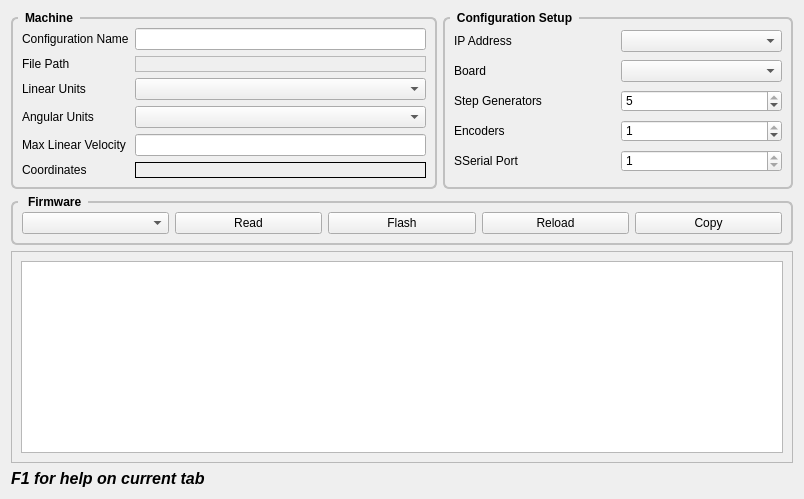
      <widget class="QWidget" name="machine">
       <attribute name="title">
        <string>Machine</string>
       </attribute>
       <layout class="QGridLayout" name="gridLayout_57">
        <item row="3" column="0" colspan="3">
         <widget class="QScrollArea" name="scrollArea">
          <property name="widgetResizable">
           <bool>true</bool>
          </property>
          <widget class="QWidget" name="scrollAreaWidgetContents">
           <property name="geometry">
            <rect>
             <x>0</x>
             <y>0</y>
             <width>858</width>
             <height>447</height>
            </rect>
           </property>
           <layout class="QHBoxLayout" name="horizontalLayout">
            <item>
             <widget class="QPlainTextEdit" name="outputPTE"/>
            </item>
           </layout>
          </widget>
         </widget>
        </item>
        <item row="4" column="0">
         <widget class="QLabel" name="label_292">
          <property name="font">
           <font>
            <pointsize>12</pointsize>
            <weight>75</weight>
            <italic>true</italic>
            <bold>true</bold>
           </font>
          </property>
          <property name="text">
           <string>F1 for help on current tab</string>
          </property>
         </widget>
        </item>
        <item row="0" column="0" rowspan="2">
         <widget class="QGroupBox" name="gridGroupBox">
          <property name="styleSheet">
           <string notr="true">QGroupBox {
    font: bold;
    border: 2px solid silver;
    border-radius: 6px;
    margin-top: 6px;
}

QGroupBox::title {
    subcontrol-origin: margin;
    left: 7px;
    padding: 0px 5px 0px 5px;
}</string>
          </property>
          <property name="title">
           <string>Machine</string>
          </property>
          <layout class="QGridLayout" name="gridLayout_46">
           <property name="leftMargin">
            <number>9</number>
           </property>
           <property name="topMargin">
            <number>9</number>
           </property>
           <property name="rightMargin">
            <number>9</number>
           </property>
           <property name="bottomMargin">
            <number>9</number>
           </property>
           <item row="1" column="0">
            <widget class="QLabel" name="label_2">
             <property name="text">
              <string>File Path</string>
             </property>
            </widget>
           </item>
           <item row="2" column="0">
            <widget class="QLabel" name="label_3">
             <property name="text">
              <string>Linear Units</string>
             </property>
            </widget>
           </item>
           <item row="3" column="1">
            <widget class="QComboBox" name="angularUnitsCB"/>
           </item>
           <item row="0" column="1">
            <widget class="QLineEdit" name="configName">
             <property name="toolTip">
              <string>&lt;html&gt;&lt;head/&gt;&lt;body&gt;&lt;p&gt;Any combination of letters and digits&lt;br/&gt;including the dash and underscore.&lt;br/&gt;Spaces are replaced with underscore.&lt;/p&gt;&lt;/body&gt;&lt;/html&gt;</string>
             </property>
            </widget>
           </item>
           <item row="2" column="1">
            <widget class="QComboBox" name="linearUnitsCB"/>
           </item>
           <item row="3" column="0">
            <widget class="QLabel" name="label_8">
             <property name="text">
              <string>Angular Units</string>
             </property>
            </widget>
           </item>
           <item row="4" column="1">
            <widget class="QLineEdit" name="maxLinearVelocity"/>
           </item>
           <item row="4" column="0">
            <widget class="QLabel" name="label_37">
             <property name="text">
              <string>&lt;html&gt;&lt;head/&gt;&lt;body&gt;&lt;p&gt;Max Linear Velocity&lt;/p&gt;&lt;/body&gt;&lt;/html&gt;</string>
             </property>
            </widget>
           </item>
           <item row="0" column="0">
            <widget class="QLabel" name="label">
             <property name="text">
              <string>Configuration Name</string>
             </property>
            </widget>
           </item>
           <item row="1" column="1">
            <widget class="QLabel" name="pathLabel">
             <property name="frameShape">
              <enum>QFrame::StyledPanel</enum>
             </property>
             <property name="text">
              <string/>
             </property>
            </widget>
           </item>
           <item row="5" column="0">
            <widget class="QLabel" name="label_10">
             <property name="text">
              <string>Coordinates</string>
             </property>
            </widget>
           </item>
           <item row="5" column="1">
            <widget class="QLabel" name="coordinatesLB">
             <property name="frameShape">
              <enum>QFrame::Box</enum>
             </property>
             <property name="text">
              <string/>
             </property>
            </widget>
           </item>
          </layout>
         </widget>
        </item>
        <item row="2" column="0" colspan="3">
         <widget class="QGroupBox" name="gridGroupBox">
          <property name="styleSheet">
           <string notr="true">QGroupBox {
    font: bold;
    border: 2px solid silver;
    border-radius: 6px;
    margin-top: 6px;
}

QGroupBox::title {
    subcontrol-origin: margin;
    left: 7px;
    padding: 0px 5px 0px 5px;
}</string>
          </property>
          <property name="title">
           <string> Firmware</string>
          </property>
          <layout class="QGridLayout" name="gridLayout_29">
           <item row="1" column="3">
            <widget class="QPushButton" name="reloadPB">
             <property name="text">
              <string>Reload</string>
             </property>
            </widget>
           </item>
           <item row="1" column="2">
            <widget class="QPushButton" name="flashPB">
             <property name="text">
              <string>Flash</string>
             </property>
            </widget>
           </item>
           <item row="1" column="1">
            <widget class="QPushButton" name="readPB">
             <property name="text">
              <string>Read</string>
             </property>
            </widget>
           </item>
           <item row="1" column="4">
            <widget class="QPushButton" name="copyPB">
             <property name="toolTip">
              <string>&lt;html&gt;&lt;head/&gt;&lt;body&gt;&lt;p&gt;Copy the Output&lt;br/&gt;to the clipboard&lt;/p&gt;&lt;/body&gt;&lt;/html&gt;</string>
             </property>
             <property name="text">
              <string>Copy</string>
             </property>
            </widget>
           </item>
           <item row="1" column="0">
            <widget class="QComboBox" name="firmwareCB">
             <property name="sizePolicy">
              <sizepolicy hsizetype="Preferred" vsizetype="Fixed">
               <horstretch>0</horstretch>
               <verstretch>0</verstretch>
              </sizepolicy>
             </property>
            </widget>
           </item>
          </layout>
         </widget>
        </item>
        <item row="0" column="1" rowspan="2" colspan="2">
         <widget class="QGroupBox" name="gridGroupBox">
          <property name="sizePolicy">
           <sizepolicy hsizetype="Fixed" vsizetype="Preferred">
            <horstretch>0</horstretch>
            <verstretch>0</verstretch>
           </sizepolicy>
          </property>
          <property name="minimumSize">
           <size>
            <width>350</width>
            <height>0</height>
           </size>
          </property>
          <property name="styleSheet">
           <string notr="true">QGroupBox {
    font: bold;
    border: 2px solid silver;
    border-radius: 6px;
    margin-top: 6px;
}

QGroupBox::title {
    subcontrol-origin: margin;
    left: 7px;
    padding: 0px 5px 0px 5px;
}</string>
          </property>
          <property name="title">
           <string>Configuration Setup</string>
          </property>
          <layout class="QGridLayout" name="gridLayout_26">
           <item row="3" column="1">
            <widget class="QSpinBox" name="encodersSB">
             <property name="minimum">
              <number>0</number>
             </property>
             <property name="maximum">
              <number>1</number>
             </property>
             <property name="value">
              <number>1</number>
             </property>
            </widget>
           </item>
           <item row="2" column="1">
            <widget class="QSpinBox" name="stepgensSB">
             <property name="minimum">
              <number>1</number>
             </property>
             <property name="maximum">
              <number>5</number>
             </property>
             <property name="value">
              <number>5</number>
             </property>
            </widget>
           </item>
           <item row="0" column="1">
            <widget class="QComboBox" name="ipAddressCB"/>
           </item>
           <item row="2" column="0">
            <widget class="QLabel" name="label_33">
             <property name="text">
              <string>Step Generators</string>
             </property>
            </widget>
           </item>
           <item row="1" column="1">
            <widget class="QComboBox" name="boardCB"/>
           </item>
           <item row="3" column="0">
            <widget class="QLabel" name="label_34">
             <property name="text">
              <string>Encoders</string>
             </property>
            </widget>
           </item>
           <item row="1" column="0">
            <widget class="QLabel" name="label_32">
             <property name="text">
              <string>Board</string>
             </property>
            </widget>
           </item>
           <item row="0" column="0">
            <widget class="QLabel" name="label_27">
             <property name="text">
              <string>IP Address</string>
             </property>
            </widget>
           </item>
           <item row="4" column="0">
            <widget class="QLabel" name="label_35">
             <property name="text">
              <string>SSerial Port</string>
             </property>
            </widget>
           </item>
           <item row="4" column="1">
            <widget class="QSpinBox" name="sserialSB">
             <property name="minimum">
              <number>1</number>
             </property>
             <property name="maximum">
              <number>1</number>
             </property>
            </widget>
           </item>
          </layout>
         </widget>
        </item>
       </layout>
      </widget>
